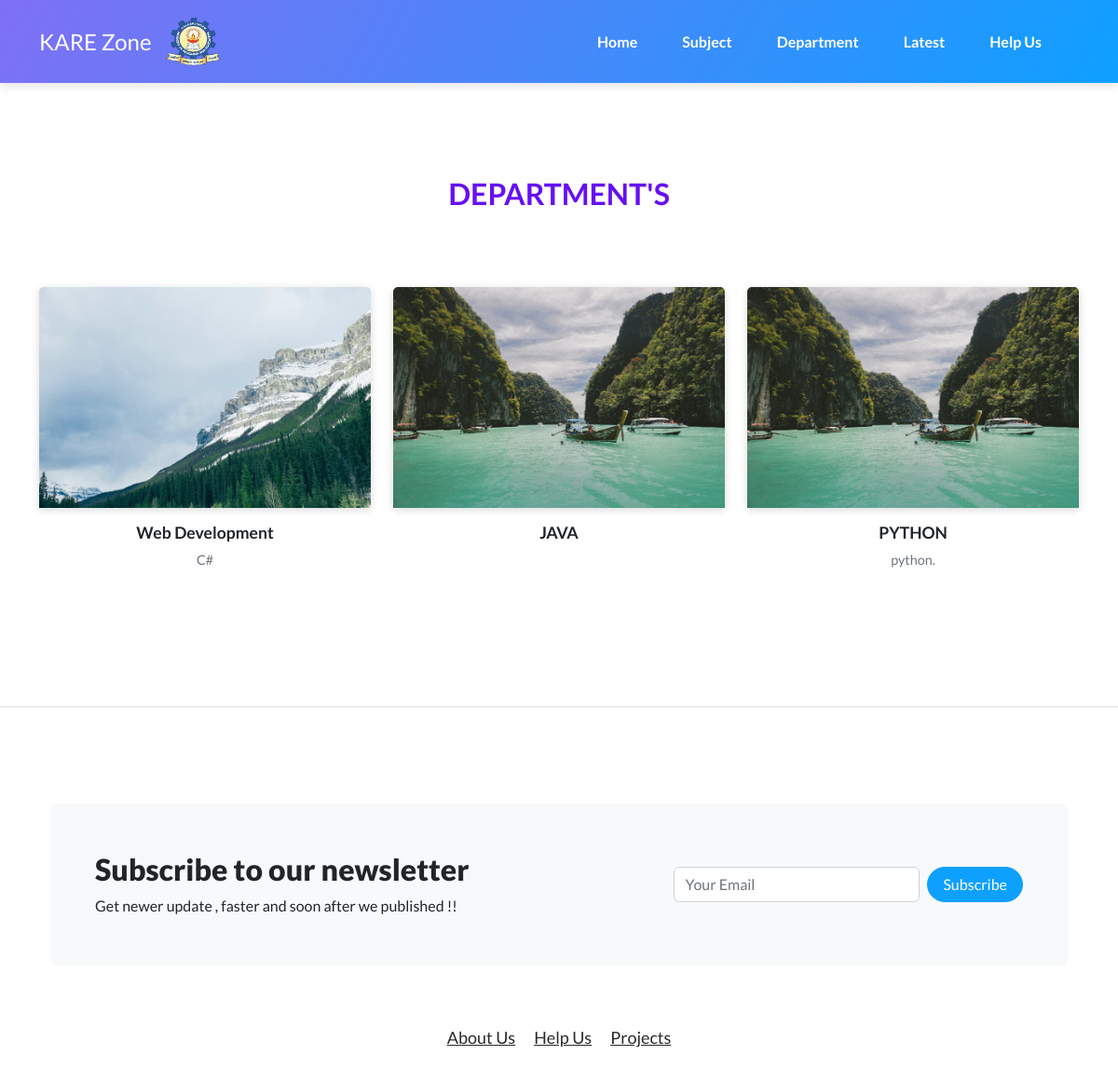
Screenshot of /index.php?page=subject with the database file from the repository.
### tables this page shows
CREATE TABLE `subject` (
  `subjectid` varchar(350) NOT NULL,
  `name` varchar(350) NOT NULL,
  `descri` varchar(5000) NOT NULL,
  `yearid` int NOT NULL,
  `deptid` int NOT NULL,
  `imgpath` varchar(5000) NOT NULL,
  `filepath` varchar(5000) DEFAULT NULL
);

### subject.php (the view, shortened to what this page needs)
<main class="page projects-page">
        <section class="portfolio-block projects-cards">
            <div class="container">
                <div class="heading">
                    <h2 style="color: var(--bs-indigo);">DEPARTMENT's</h2>
                </div>
                <div class="row">
                <?php
              $sql = "SELECT * FROM `subject`";
              $all_course = mysqli_query($conn,$sql);
              while ($course = mysqli_fetch_array($all_course,MYSQLI_ASSOC)):;
            ?>
                    <div class="col-md-6 col-lg-4">
                        <div class="card border-0"><a href="subjectwise.php?<?php echo"name=$course[name]&subjectid=$course[subjectid]"?>"><img class="card-img-top scale-on-hover" src="assets/img/dept/<?php echo $course["imgpath"];?>" alt="Card Image">
                            <div class="card-body">
                                <h6><?php echo $course["name"];?></a></h6>
                                <p class="text-muted card-text"> <?php echo $course["descri"];?></p>
                            </div>
                        </div>
                    </div>
                    <?php
                endwhile;
            ?>
    </main>

### rows the page displays
subject: imgpath (picture), name "Web Development", descri "C#"
subject: imgpath (picture), name "JAVA"
subject: imgpath (picture), name "PYTHON", descri "python."
